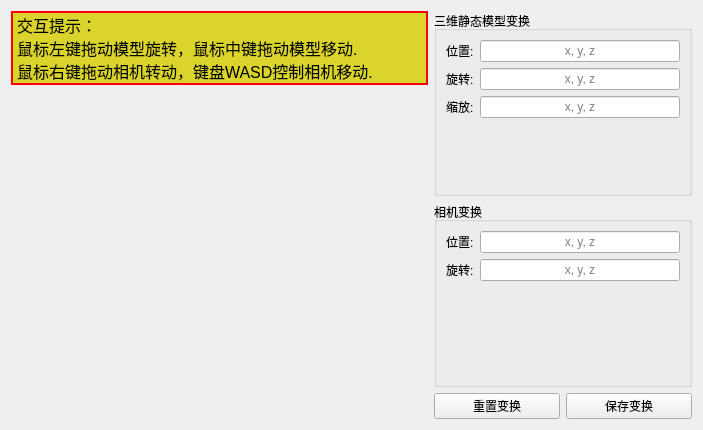
<?xml version="1.0" encoding="UTF-8"?>
<ui version="4.0">
 <class>InteractiveWidget</class>
 <widget class="QWidget" name="InteractiveWidget">
  <property name="geometry">
   <rect>
    <x>0</x>
    <y>0</y>
    <width>703</width>
    <height>430</height>
   </rect>
  </property>
  <property name="windowTitle">
   <string>Form</string>
  </property>
  <layout class="QHBoxLayout" name="horizontalLayout" stretch="1,0">
   <item>
    <layout class="QVBoxLayout" name="verticalLayout_4" stretch="0,1">
     <item>
      <widget class="QLabel" name="label_11">
       <property name="font">
        <font>
         <pointsize>12</pointsize>
        </font>
       </property>
       <property name="styleSheet">
        <string notr="true">border: 2px solid rgb(255, 0, 0);
background-color: rgb(218, 212, 44)</string>
       </property>
       <property name="text">
        <string>交互提示：
鼠标左键拖动模型旋转，鼠标中键拖动模型移动.
鼠标右键拖动相机转动，键盘WASD控制相机移动.</string>
       </property>
       <property name="margin">
        <number>4</number>
       </property>
      </widget>
     </item>
     <item>
      <widget class="PreviewPane" name="previewPane" native="true"/>
     </item>
    </layout>
   </item>
   <item>
    <layout class="QVBoxLayout" name="verticalLayout" stretch="1,1,0">
     <item>
      <widget class="QGroupBox" name="groupBox">
       <property name="title">
        <string>三维静态模型变换</string>
       </property>
       <layout class="QVBoxLayout" name="verticalLayout_2" stretch="1,1,1,2">
        <item>
         <layout class="QHBoxLayout" name="horizontalLayout_4" stretch="0,0">
          <item>
           <widget class="QLabel" name="label">
            <property name="text">
             <string>位置:</string>
            </property>
           </widget>
          </item>
          <item>
           <widget class="QLineEdit" name="le_model_pos">
            <property name="minimumSize">
             <size>
              <width>200</width>
              <height>0</height>
             </size>
            </property>
            <property name="alignment">
             <set>Qt::AlignCenter</set>
            </property>
            <property name="readOnly">
             <bool>true</bool>
            </property>
            <property name="placeholderText">
             <string>x, y, z</string>
            </property>
           </widget>
          </item>
         </layout>
        </item>
        <item>
         <layout class="QHBoxLayout" name="horizontalLayout_5" stretch="0,0">
          <item>
           <widget class="QLabel" name="label_3">
            <property name="text">
             <string>旋转:</string>
            </property>
           </widget>
          </item>
          <item>
           <widget class="QLineEdit" name="le_model_rot">
            <property name="minimumSize">
             <size>
              <width>200</width>
              <height>0</height>
             </size>
            </property>
            <property name="alignment">
             <set>Qt::AlignCenter</set>
            </property>
            <property name="readOnly">
             <bool>true</bool>
            </property>
            <property name="placeholderText">
             <string>x, y, z</string>
            </property>
           </widget>
          </item>
         </layout>
        </item>
        <item>
         <layout class="QHBoxLayout" name="horizontalLayout_6" stretch="0,0">
          <item>
           <widget class="QLabel" name="label_5">
            <property name="text">
             <string>缩放:</string>
            </property>
           </widget>
          </item>
          <item>
           <widget class="QLineEdit" name="le_model_sca">
            <property name="minimumSize">
             <size>
              <width>200</width>
              <height>0</height>
             </size>
            </property>
            <property name="alignment">
             <set>Qt::AlignCenter</set>
            </property>
            <property name="readOnly">
             <bool>true</bool>
            </property>
            <property name="placeholderText">
             <string>x, y, z</string>
            </property>
           </widget>
          </item>
         </layout>
        </item>
        <item>
         <spacer name="verticalSpacer_2">
          <property name="orientation">
           <enum>Qt::Vertical</enum>
          </property>
          <property name="sizeHint" stdset="0">
           <size>
            <width>20</width>
            <height>40</height>
           </size>
          </property>
         </spacer>
        </item>
       </layout>
      </widget>
     </item>
     <item>
      <widget class="QGroupBox" name="groupBox_2">
       <property name="title">
        <string>相机变换</string>
       </property>
       <layout class="QVBoxLayout" name="verticalLayout_3" stretch="1,1,3">
        <item>
         <layout class="QHBoxLayout" name="horizontalLayout_7" stretch="0,0">
          <item>
           <widget class="QLabel" name="label_7">
            <property name="text">
             <string>位置:</string>
            </property>
           </widget>
          </item>
          <item>
           <widget class="QLineEdit" name="le_camera_pos">
            <property name="minimumSize">
             <size>
              <width>200</width>
              <height>0</height>
             </size>
            </property>
            <property name="alignment">
             <set>Qt::AlignCenter</set>
            </property>
            <property name="readOnly">
             <bool>true</bool>
            </property>
            <property name="placeholderText">
             <string>x, y, z</string>
            </property>
           </widget>
          </item>
         </layout>
        </item>
        <item>
         <layout class="QHBoxLayout" name="horizontalLayout_8" stretch="0,0">
          <item>
           <widget class="QLabel" name="label_9">
            <property name="text">
             <string>旋转:</string>
            </property>
           </widget>
          </item>
          <item>
           <widget class="QLineEdit" name="le_camera_rot">
            <property name="minimumSize">
             <size>
              <width>200</width>
              <height>0</height>
             </size>
            </property>
            <property name="alignment">
             <set>Qt::AlignCenter</set>
            </property>
            <property name="readOnly">
             <bool>true</bool>
            </property>
            <property name="placeholderText">
             <string>x, y, z</string>
            </property>
           </widget>
          </item>
         </layout>
        </item>
        <item>
         <spacer name="verticalSpacer">
          <property name="orientation">
           <enum>Qt::Vertical</enum>
          </property>
          <property name="sizeHint" stdset="0">
           <size>
            <width>20</width>
            <height>40</height>
           </size>
          </property>
         </spacer>
        </item>
       </layout>
      </widget>
     </item>
     <item>
      <layout class="QHBoxLayout" name="horizontalLayout_3">
       <item>
        <widget class="QPushButton" name="bt_reset">
         <property name="text">
          <string>重置变换</string>
         </property>
        </widget>
       </item>
       <item>
        <widget class="QPushButton" name="bt_save">
         <property name="text">
          <string>保存变换</string>
         </property>
        </widget>
       </item>
      </layout>
     </item>
    </layout>
   </item>
  </layout>
 </widget>
 <customwidgets>
  <customwidget>
   <class>PreviewPane</class>
   <extends>QWidget</extends>
   <header>gui/uicomponent/previewpane.h</header>
   <container>1</container>
  </customwidget>
 </customwidgets>
 <resources/>
 <connections/>
</ui>
